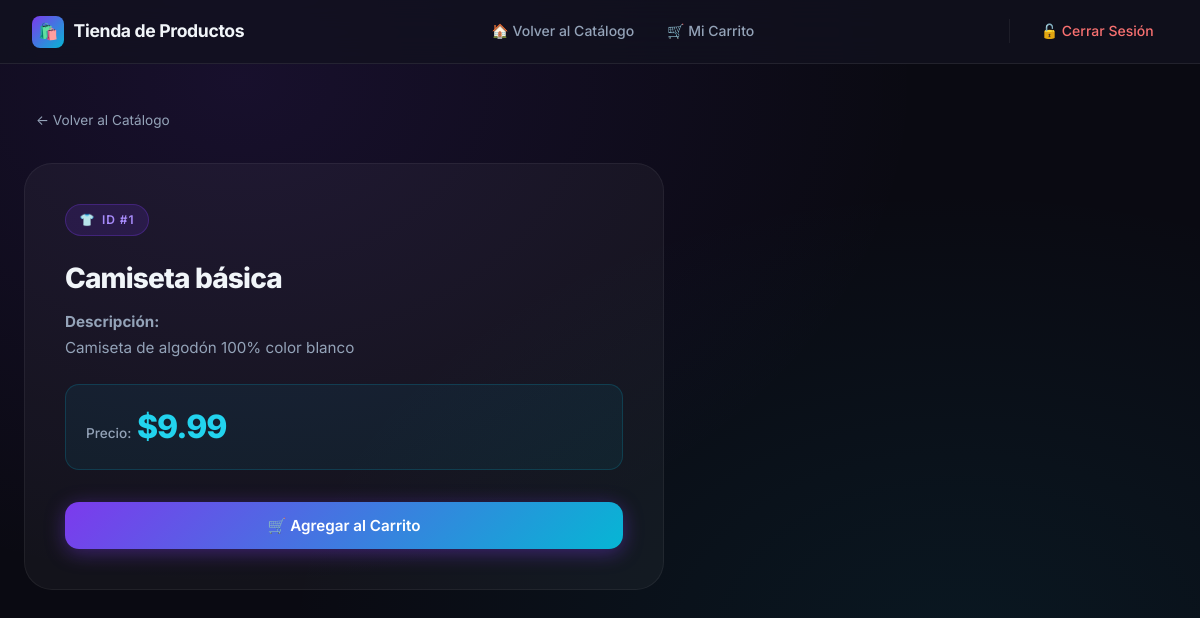
The app's page /producto.php?id=1 (signed in) with its own data.
### tables this page shows
CREATE TABLE productoses (
  id INT NOT NULL AUTO_INCREMENT,
  nombre VARCHAR(255) DEFAULT NULL,
  descripcion TEXT,
  precio DECIMAL(10, 2) DEFAULT NULL,
  PRIMARY KEY (id)
);

### app/helpers/session.helper.php (called while the page is built, shortened)
<?php
function resolveLanguage(): string {
    $lang = 'es';
    return $lang;
}
function loadTexts(string $lang, string $section): array {
    $file = __DIR__ . '/../lang/' . $lang . '.php';
    $all = require $file;
    return $all[$section] ?? [];
}
function productsTable(string $lang): string {
    return ($lang === 'en') ? 'productosen' : 'productoses';
}

### app/lang/es.php (called while the page is built)
<?php
return [
    'panel' => [
        'titulo_pagina'     => 'Tienda de Productos',
        'titulo_panel'      => 'Panel Principal',
        'bienvenido'        => 'Bienvenido',
        'lista_productos'   => 'Catálogo de Productos',
        'nav_panel'         => 'Panel Principal',
        'nav_carrito'       => 'Mi Carrito',
        'nav_cerrar'        => 'Cerrar Sesión',
        'sin_resultados'    => 'No existen resultados.',
        'error_consulta'    => 'Error al obtener productos.',
        'ver_detalle'       => 'Ver detalle',
    ],
    'producto' => [
        'titulo'            => 'Detalle del Producto',
        'bienvenido'        => 'Bienvenido',
        'volver'            => 'Volver al Catálogo',
        'nav_carrito'       => 'Mi Carrito',
        'nav_cerrar'        => 'Cerrar Sesión',
        'descripcion'       => 'Descripción',
        'precio'            => 'Precio',
        'agregar'           => 'Agregar al Carrito',
        'no_encontrado'     => 'Producto no encontrado.',
        'id_invalido'       => 'ID de producto inválido.',
    ],
    'carrito' => [
        'titulo_pagina'     => 'Mi Carrito',
        'titulo'            => 'Carrito de Compras',
        'bienvenido'        => 'Bienvenido',
        'volver'            => 'Volver al Catálogo',
        'nav_carrito'       => 'Mi Carrito',
        'nav_cerrar'        => 'Cerrar Sesión',
        'productos'         => 'Productos en el carrito:',
        'sin_productos'     => 'Tu carrito está vacío.',
        'subtotal'          => 'Total a pagar:',
        'vaciar'            => 'Vaciar carrito',
    ],
    'login' => [
        'titulo'            => 'Iniciar Sesión — Tienda',
        'encabezado'        => 'Bienvenido de vuelta',
        'subtitulo'         => 'Accede a tu tienda',
        'usuario'           => 'Usuario',
        'clave'             => 'Contraseña',
        'recordarme'        => 'Recuérdame',
        'btn_entrar'        => 'Entrar',
        'error'             => 'Credenciales incorrectas. Intenta de nuevo.',
    ],
];

### app/core/DBConnection.php (called while the page is built, shortened)
<?php
class DBConnection {
    private $conexion;
    public function __construct() {
        $this->conexion = new mysqli(DB_HOST, DB_USER, DB_PASS, DB_NAME);
        $this->conexion->set_charset('utf8mb4');
    }
    public function read(string $tabla, string $condicion = '1'): array|false {
        $sql = "SELECT * FROM $tabla WHERE $condicion";
        $resultado = $this->conexion->query($sql);
        if ($resultado) {
            return $resultado->fetch_all(MYSQLI_ASSOC);
        }
        return false;
    }
}

### public/producto.php (the view, shortened to what this page needs)
<?php
require_once __DIR__ . '/../app/helpers/session.helper.php';
require_once __DIR__ . '/../app/core/DBConnection.php';
$id    = (int)$_GET['id'];
$lang  = resolveLanguage();
$texts = loadTexts($lang, 'producto');
$table = productsTable($lang);
$db      = new DBConnection();
$results = $db->read($table, "id = $id");
$prod   = $results[0];
$nombre = htmlspecialchars($prod['nombre']);
$desc   = htmlspecialchars($prod['descripcion']);
$precio = number_format((float)$prod['precio'], 2);
$icons = ['👕','👖','👟','⌚','🎒','🧢','🎧','💻','📱','🛍️'];
$icon  = $icons[($id - 1) % count($icons)];
?>
<!doctype html>
<html lang="<?php echo $lang; ?>">
<head>
  <link rel="stylesheet" href="assets/css/style.css">
</head>
<body>
  <nav class="navbar" role="navigation" aria-label="Navegación principal">
    <div class="navbar-brand">
      <div class="brand-icon">🛍️</div>
      <span>Tienda de Productos</span>
    </div>
    <ul class="navbar-nav">
      <li>
        <a href="mipanel.php" class="nav-link" id="nav-panel">
          🏠 <?php echo $texts['volver']; ?>
        </a>
      </li>
      <li>
        <a href="carrito.php" class="nav-link" id="nav-cart">
          🛒 <?php echo $texts['nav_carrito']; ?>
        </a>
      </li>
    </ul>
    <div style="display:flex;align-items:center;gap:0.5rem">
      <a href="cerrarsesion.php" class="btn-logout" id="nav-logout">
        🔓 <?php echo $texts['nav_cerrar']; ?>
      </a>
    </div>
  </nav>
  <main class="page-wrapper" role="main">
    <a href="mipanel.php" class="back-link" id="back-to-panel">← <?php echo $texts['volver']; ?></a>
    <div class="detail-card">
      <div class="detail-badge">
        <span><?php echo $icon; ?></span>
        <span>ID #<?php echo $id; ?></span>
      </div>
      <h1 class="detail-title"><?php echo $nombre; ?></h1>
      <p class="detail-description">
        <strong><?php echo $texts['descripcion']; ?>:</strong><br>
        <?php echo nl2br($desc); ?>
      </p>
      <div class="detail-price">
        <span class="price-label"><?php echo $texts['precio']; ?>:</span>
        <span class="price-value">$<?php echo $precio; ?></span>
      </div>
      <form id="add-to-cart-form" action="carrito.php" method="POST">
        <button
          id="btn-add-cart"
          type="submit"
          class="btn btn-primary btn-full btn-lg"
          data-label="<?php echo $texts['agregar']; ?>"
        >
          🛒 <?php echo $texts['agregar']; ?>
        </button>
      </form>
    </div>
  </main>
</body>
</html>

### records on screen
productoses: nombre "Camiseta básica", descripcion "Camiseta de algodón 100% color blanco", precio "9.99"

### other values on screen
$texts['volver'] "Volver al Catálogo"
$texts['nav_carrito'] "Mi Carrito"
$texts['nav_cerrar'] "Cerrar Sesión"
$icon "👕"
$id "1"
$texts['descripcion'] "Descripción"
$texts['precio'] "Precio"
$texts['agregar'] "Agregar al Carrito"
